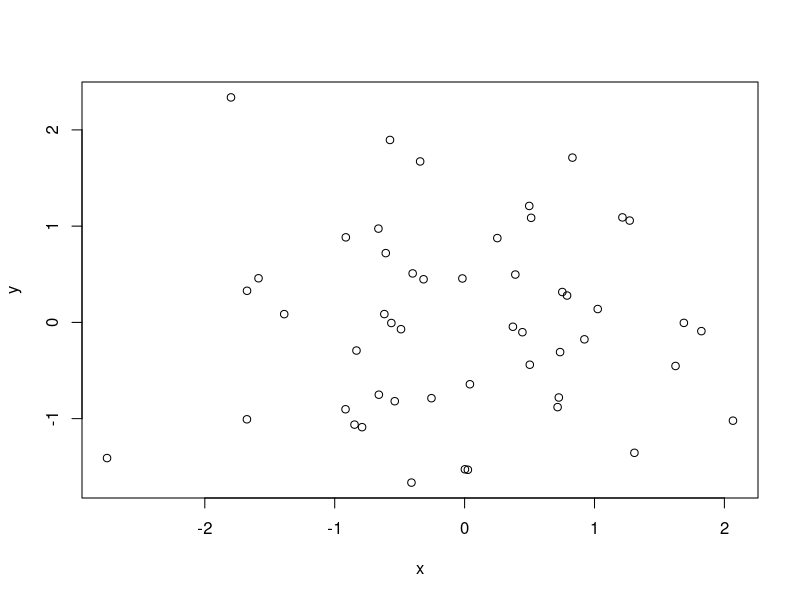
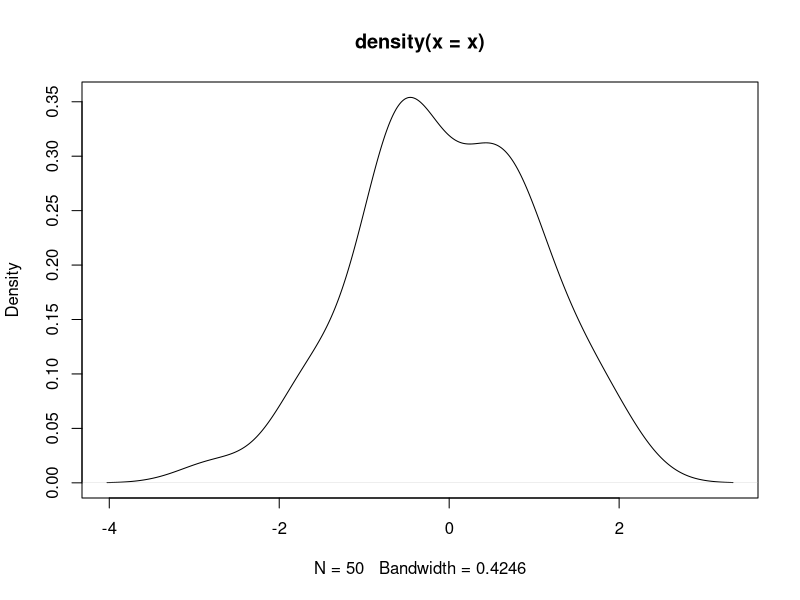

The R script that drew these images, in order:
## Copyright (C) 2019 Vincent Goulet
##
## Ce fichier fait partie du projet
## «Programmer avec R»
## https://gitlab.com/vigou3/programmer-avec-r
##
## Cette création est mise à disposition sous licence
## Attribution-Partage dans les mêmes conditions 4.0
## International de Creative Commons.
## https://creativecommons.org/licenses/by-sa/4.0/

###
### COMMANDES R            
###

## Les expressions entrées à la ligne de commande sont
## immédiatement évaluées et le résultat est affiché à
## l'écran, comme avec une grosse calculatrice.
1                          # une constante
(2 + 3 * 5)^2/7            # expression mathématique
exp(3)                     # fonction exponentielle
sin(pi/2) + cos(pi/2)      # fonctions trigonométriques
gamma(5)                   # fonction gamma

## Lorsqu'une expression est syntaxiquement incomplète,
## l'invite de commande change de '> ' à '+ '.
2 -                        # expression incomplète
5 *                        # toujours incomplète
3                          # complétée

## Taper le nom d'un objet affiche son contenu. Pour une
## fonction, c'est son code source qui est affiché.
pi                         # constante numérique intégrée
letters                    # chaîne de caractères intégrée
LETTERS                    # version en majuscules
rnorm                      # fonction

###
### EXEMPLE DE SESSION DE TRAVAIL
###
### (Inspiré de l'annexe A du manuel «An Introduction to R»
### livré avec R.)
###

## Afficher le répertoire de travail de R.
getwd()

## Générer deux vecteurs de nombres pseudo-aléatoires issus
## d'une loi normale centrée réduite.
x <- rnorm(50)
y <- rnorm(x)

## Graphique des couples (x, y).
plot(x, y)

## Graphique d'une approximation de la densité du vecteur x.
plot(density(x))

## Générer la suite 1, 2, ..., 10.
1:10

## La fonction 'seq' peut générer des suites plus générales.
seq(from = -5, to = 10, by = 3)
seq(from = -5, length = 10)

## La fonction 'rep' répète des valeurs.
rep(1, 5)          # répéter 1 cinq fois
rep(1:5, 5)        # répéter le vecteur 1,...,5 cinq fois
rep(1:5, each = 5) # répéter chaque élément du vecteur cinq fois

## Arithmétique vectorielle.
v <- 1:12               # initialisation d'un vecteur
v + 2                   # additionner 2 à chaque élément de v
v * -12:-1              # produit élément par élément
v + 1:3                 # le vecteur le plus court est recyclé

## Vecteur de nombres uniformes sur l'intervalle [1, 10].
v <- runif(12, min = 1, max = 10)
v

## Pour afficher le résultat d'une affectation, placer la
## commande entre parenthèses.
( v <- runif(12, min = 1, max = 10) )

## Arrondi des valeurs de v à l'entier près.
( v <- round(v) )

## Créer une matrice 3 x 4 à partir des valeurs de
## v. Remarquer que la matrice est remplie par colonne.
( m <- matrix(v, nrow = 3, ncol = 4) )

## Les opérateurs arithmétiques de base s'appliquent aux
## matrices comme aux vecteurs.
m + 2
m * 3
m ^ 2

## Éliminer la quatrième colonne afin d'obtenir une matrice
## carrée.
( m <- m[,-4] )

## Transposée et inverse de la matrice m.
t(m)
solve(m)

## Produit matriciel.
m %*% m                  # produit de m avec elle-même
m %*% solve(m)           # produit de m avec son inverse
round(m %*% solve(m))    # l'arrondi donne la matrice identité

## Consulter la rubrique d'aide de la fonction 'solve'.
?solve

## Liste des objets dans l'espace de travail.
ls()

## Nettoyage.
rm(x, y, v, m)
